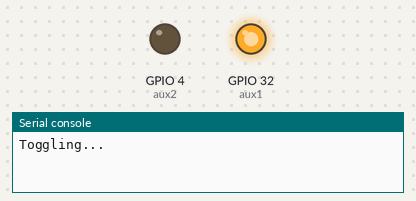
A program run on a simulated ESP32 board running MicroPython. Parts: output pins drawn as LEDs (lit = HIGH), the last lines printed to the serial console.

Above: at 2.0 s.
At 5.0 s:
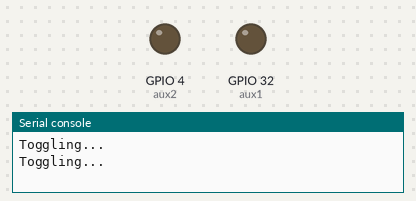
At 7.0 s:
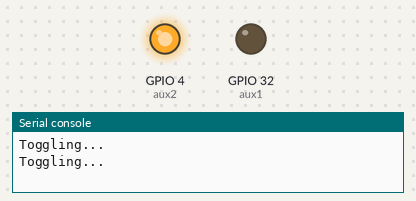
At 9.0 s:
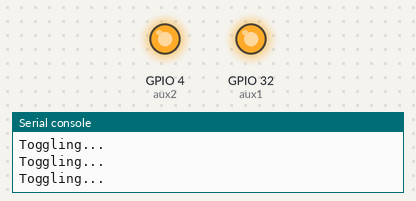
Timing chart, 0 to 10.4 s (numbered marks = the images above):
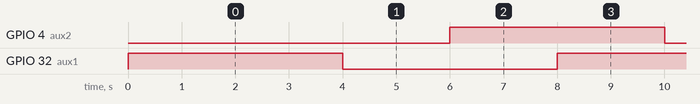

The program:

pin_toggler.py
```python
from machine import Pin, I2C, ADC, PWM, deepsleep
from time import sleep

import gc
gc.collect()

#import esp
#esp.osdebug(None)  # Turn off vendor O/S debugging messages
#esp.osdebug(0)  # Redirect vendor O/S debugging messages to UART(0)

debug = True

aux1 = Pin(32, Pin.OUT, Pin.PULL_DOWN)  # aux1 battery fet, GPIO32
aux2 = Pin(4, Pin.OUT, Pin.PULL_DOWN)  # aux2 battery fet, GPIO4

# testing relays

while True:
    print("Toggling...")
    aux1.value(not aux1.value())
    sleep(2)
    aux2.value(not aux1.value())
    sleep(2)
    
```

Measured:
- by itself, GPIO 4 (aux2), GPIO 32 (aux1): alternates HIGH for 4.0 s and LOW for 4.0 s
- by itself, everything shown: repeats every 8.0 s, in 4 steps
